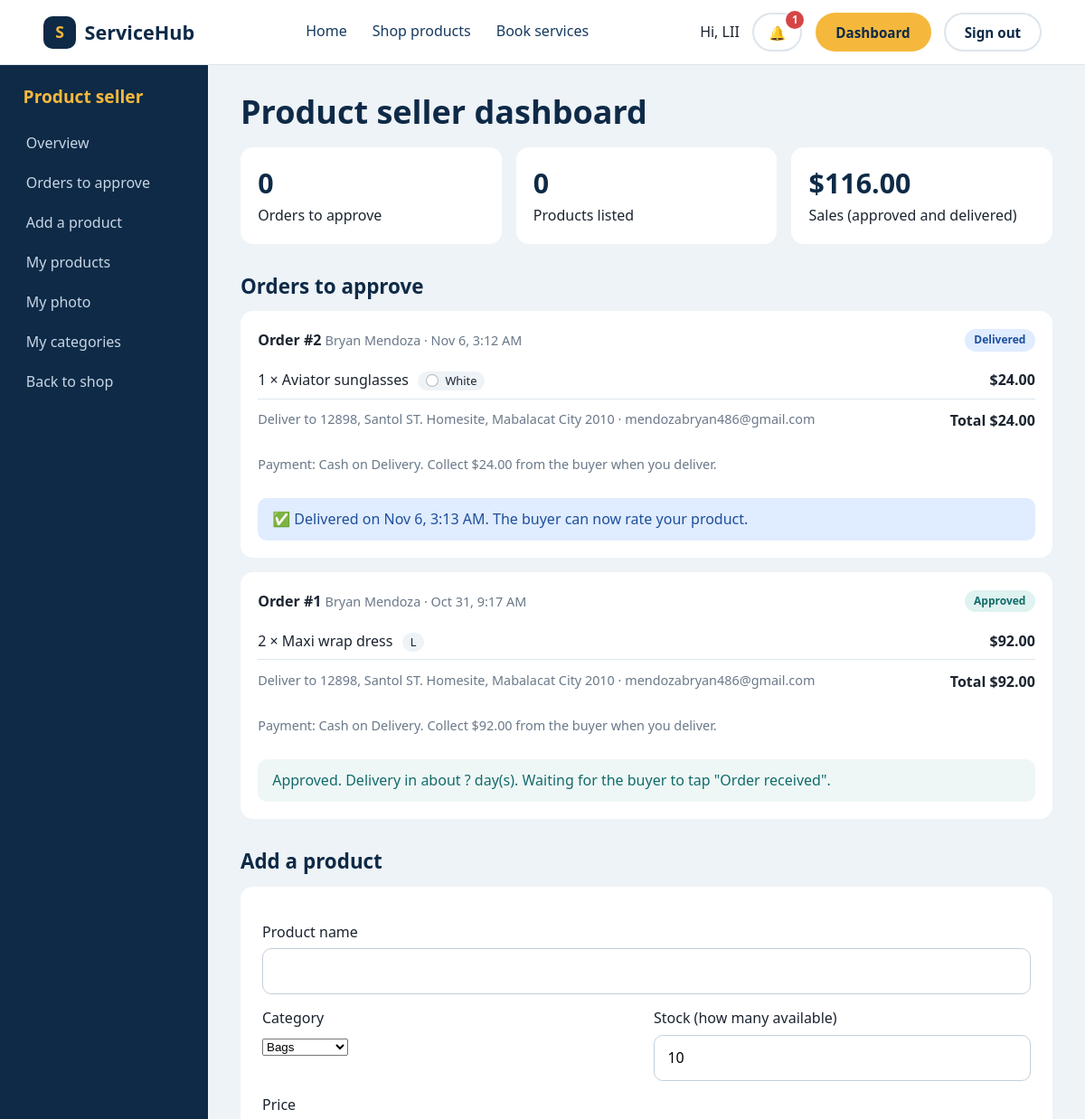
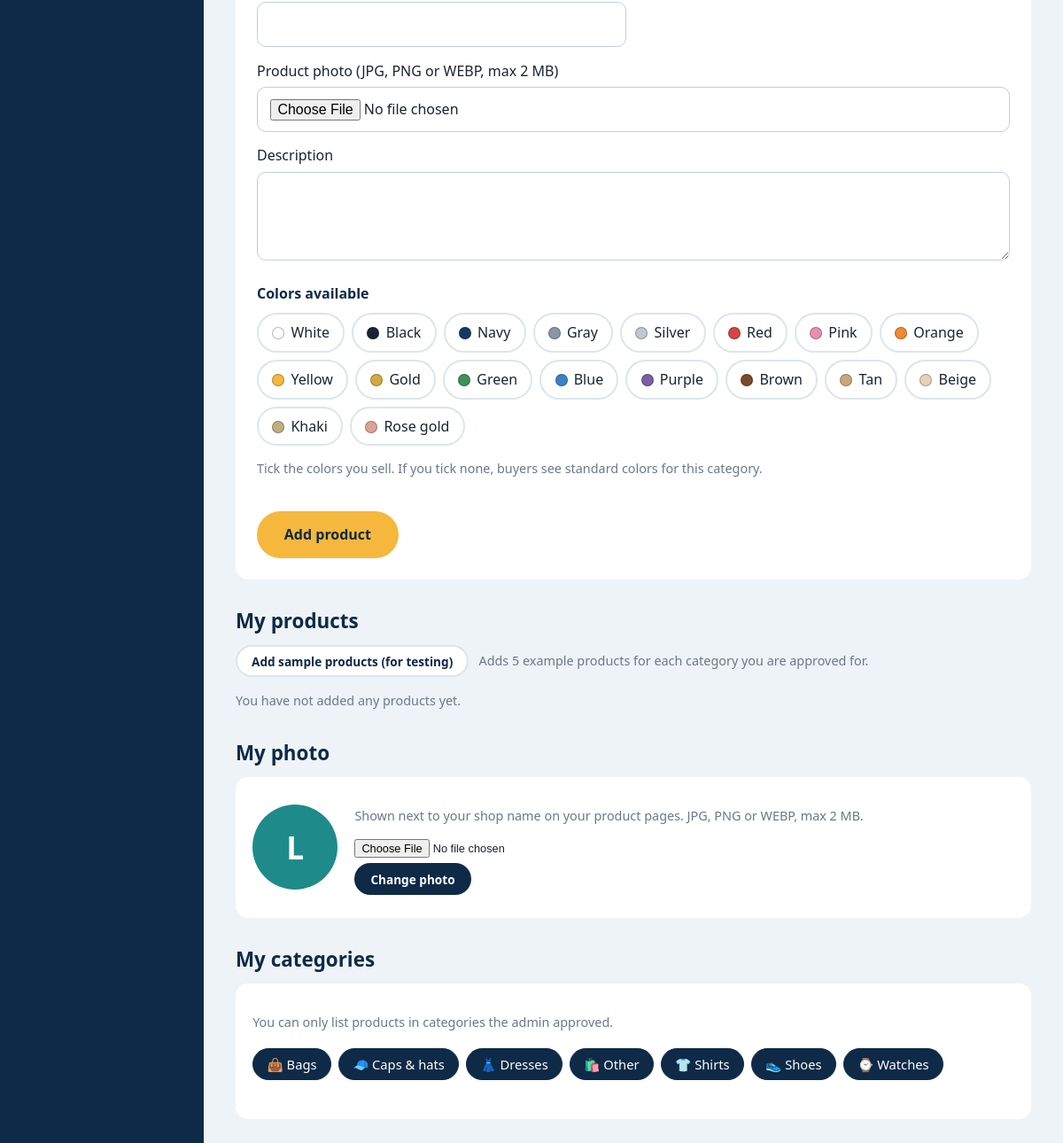
The app's page /staff.php (signed in) with its own data (2 pictures, top to bottom).
### tables this page shows
CREATE TABLE IF NOT EXISTS orders (
  id             INT UNSIGNED AUTO_INCREMENT PRIMARY KEY,
  buyer_id       INT UNSIGNED NOT NULL,
  seller_id      INT UNSIGNED NOT NULL,
  status         ENUM('pending','approved','delivered','rejected') NOT NULL DEFAULT 'pending',
  payment_method VARCHAR(20) NOT NULL DEFAULT 'COD',      
  ship_name      VARCHAR(160) NOT NULL,
  ship_address   VARCHAR(300) NOT NULL,
  ship_contact   VARCHAR(140) NOT NULL,
  created_at     DATETIME NOT NULL,
  reviewed_at    DATETIME NULL,
  delivery_days  TINYINT UNSIGNED NULL,                   
  approved_at    DATETIME NULL,
  delivered_at   DATETIME NULL,                           
  FOREIGN KEY (buyer_id)  REFERENCES users(id) ON DELETE CASCADE,
  FOREIGN KEY (seller_id) REFERENCES users(id) ON DELETE CASCADE
);

CREATE TABLE IF NOT EXISTS order_items (
  id         INT UNSIGNED AUTO_INCREMENT PRIMARY KEY,
  order_id   INT UNSIGNED NOT NULL,
  product_id INT UNSIGNED NULL,
  name       VARCHAR(120) NOT NULL,
  price      DECIMAL(10,2) NOT NULL,
  quantity   INT UNSIGNED NOT NULL,
  comment    VARCHAR(300) NULL,
  size       VARCHAR(60) NOT NULL DEFAULT '',
  color      VARCHAR(40) NOT NULL DEFAULT '',
  FOREIGN KEY (order_id)   REFERENCES orders(id)   ON DELETE CASCADE,
  FOREIGN KEY (product_id) REFERENCES products(id) ON DELETE SET NULL
);

### staff.php (the view, shortened to what this page needs)
<?php
require_once __DIR__ . '/includes/bootstrap.php';
$type = $_SESSION['staff_type'] ?? 'service';
$uid  = $_SESSION['user_id'];
$opts = category_options($type);
$myPhoto = db()->prepare('SELECT photo FROM users WHERE id = ?'); $myPhoto->execute([$uid]); $myPhoto = (string)$myPhoto->fetchColumn();
$rowsCat = provider_category_rows($uid);
$myCats  = array_keys(array_filter($rowsCat, fn($x) => $x === 'approved'));
if ($type === 'product') {
    $orders = db()->prepare('SELECT o.*, u.email, u.phone FROM orders o JOIN users u ON u.id = o.buyer_id WHERE o.seller_id = ?
                             ORDER BY (o.status = "pending") DESC, o.id DESC LIMIT 40');
    $orders->execute([$uid]);
    $orders = $orders->fetchAll();
    $lines = [];
    if ($orders) {
        $ids = implode(',', array_map('intval', array_column($orders, 'id')));
        foreach (db()->query("SELECT * FROM order_items WHERE order_id IN ($ids) ORDER BY id") as $it) { $lines[$it['order_id']][] = $it; }
    }
    $mine = db()->prepare('SELECT * FROM products WHERE seller_id = ? ORDER BY id DESC');
    $mine->execute([$uid]);
    $mine = $mine->fetchAll();
    $pendingCount = count(array_filter($orders, fn($o) => $o['status'] === 'pending'));
    $sales = db()->prepare('SELECT COALESCE(SUM(i.price * i.quantity), 0) FROM order_items i JOIN orders o ON o.id = i.order_id WHERE o.seller_id = ? AND o.status IN ("approved", "delivered")');
    $sales->execute([$uid]);
    $sales = (float)$sales->fetchColumn();
}
$panelTitle = $type === 'product' ? 'Product seller' : 'Service provider';
$menu = $type === 'product'
    ? ['Overview' => '#overview', 'Orders to approve' => '#orders', 'Add a product' => '#add', 'My products' => '#products', 'My photo' => '#photo', 'My categories' => '#categories']
    : ['Overview' => '#overview', 'My jobs' => '#jobs', 'My photo' => '#photo', 'My categories' => '#categories'];
$statusLabel = ['pending' => 'Pending', 'approved' => 'Approved', 'delivered' => 'Delivered', 'rejected' => 'Rejected'];
$statusClass = ['pending' => 'badge-pending', 'approved' => 'badge-confirmed', 'delivered' => 'badge-delivered', 'rejected' => 'badge-rejected'];
?>
<!DOCTYPE html>
<html lang="en">
<head>
  <link rel="stylesheet" href="css/style.css">
</head>
<body>
  <?php include __DIR__ . '/includes/topbar.php'; ?>
  <div class="dash">
    <?php include __DIR__ . '/includes/sidebar.php'; ?>
    <main class="dash-main">
      <h1 id="overview"><?= $type === 'product' ? 'Product seller dashboard' : 'Service provider dashboard' ?></h1>
      <?php if ($type === 'product'): ?>
        <div class="cards">
          <div class="card"><span class="stat-value"><?= $pendingCount ?></span><span>Orders to approve</span></div>
          <div class="card"><span class="stat-value"><?= count($mine) ?></span><span>Products listed</span></div>
          <div class="card"><span class="stat-value"><?= money($sales) ?></span><span>Sales (approved and delivered)</span></div>
        </div>
        <h2 id="orders">Orders to approve</h2>
        <?php foreach ($orders as $o): $sum = 0; ?>
          <div class="card order-card">
            <div class="order-head">
              <div><strong>Order #<?= (int)$o['id'] ?></strong> <span class="muted"><?= htmlspecialchars($o['ship_name']) ?> &middot; <?= htmlspecialchars(date('M j, g:i A', strtotime($o['created_at']))) ?></span></div>
              <span class="badge <?= $statusClass[$o['status']] ?>"><?= $statusLabel[$o['status']] ?></span>
            </div>
            <ul class="order-lines">
              <?php foreach ($lines[$o['id']] ?? [] as $it): $sum += $it['price'] * $it['quantity']; ?>
                <li><span><?= (int)$it['quantity'] ?> &times; <?= htmlspecialchars($it['name']) ?><?php if ($it['size']): ?> <span class="size-tag"><?= htmlspecialchars($it['size']) ?></span><?php endif; ?><?php if ($it['color']): ?> <span class="size-tag"><i class="dot" style="background:<?= color_hex($it['color']) ?>"></i><?= htmlspecialchars($it['color']) ?></span><?php endif; ?>
                  <?php if ($it['comment']): ?><br><span class="muted">Buyer's comment: <?= htmlspecialchars($it['comment']) ?></span><?php endif; ?></span>
                  <strong><?= money($it['price'] * $it['quantity']) ?></strong></li>
              <?php endforeach; ?>
            </ul>
            <p class="order-foot"><span class="muted">Deliver to <?= htmlspecialchars($o['ship_address']) ?> &middot; <?= htmlspecialchars($o['ship_contact']) ?></span> <strong>Total <?= money($sum) ?></strong></p>
            <p class="muted">Payment: Cash on Delivery. Collect <?= money($sum) ?> from the buyer when you deliver.</p>
            <?php if ($o['status'] === 'pending'): ?>
              <form method="post" class="row-actions">
                <input type="hidden" name="csrf" value="<?= csrf() ?>">
                <input type="hidden" name="action" value="order_review">
                <input type="hidden" name="order_id" value="<?= (int)$o['id'] ?>">
                <label class="days-field">Delivery in <input type="number" name="delivery_days" min="1" max="30" value="3" aria-label="Delivery days"> day(s)</label>
                <button class="btn btn-small" name="decision" value="approve" type="submit">Approve</button>
                <button class="btn btn-small btn-reject" name="decision" value="reject" type="submit">Reject</button>
              </form>
            <?php elseif ($o['status'] === 'approved'): ?>
              <p class="eta-box">Approved. Delivery in about <?= (int)$o['delivery_days'] ?: '?' ?> day(s). Waiting for the buyer to tap "Order received".</p>
            <?php elseif ($o['status'] === 'delivered'): ?>
              <p class="eta-box done">&#9989; Delivered<?= $o['delivered_at'] ? ' on ' . htmlspecialchars(date('M j, g:i A', strtotime($o['delivered_at']))) : '' ?>. The buyer can now rate your product.</p>
            <?php endif; ?>
          </div>
        <?php endforeach; ?>
        <h2 id="add">Add a product</h2>
        <form class="card dash-form" method="post" enctype="multipart/form-data" novalidate>
          <div class="form-grid">
            <div class="full"><label for="pname">Product name</label><input id="pname" name="name" maxlength="120" required></div>
            <div><label for="pcat">Category</label>
              <select id="pcat" name="category"><?php foreach ($myCats as $c): ?><option><?= htmlspecialchars($c) ?></option><?php endforeach; ?></select></div>
            <div><label for="pstock">Stock (how many available)</label><input id="pstock" name="stock" type="number" min="0" value="10" required></div>
            <div><label for="pprice">Price</label><input id="pprice" name="price" type="number" min="0.01" step="0.01" required></div>
            <div class="full"><label for="pphoto">Product photo (JPG, PNG or WEBP, max 2 MB)</label>
              <input id="pphoto" name="photo" type="file" accept="image/jpeg,image/png,image/webp"></div>
            <div class="full"><label for="pdesc">Description</label><textarea id="pdesc" name="description" rows="3" maxlength="2000"></textarea></div>
            <div class="full"><span class="group-label">Colors available</span>
              <div class="opt-chips">
                <?php foreach (color_map() as $cn => $hex): ?>
                  <label class="opt-chip"><input type="checkbox" name="colors[]" value="<?= htmlspecialchars($cn) ?>"><span><i class="dot" style="background:<?= $hex ?>"></i><?= htmlspecialchars($cn) ?></span></label>
                <?php endforeach; ?>
              </div>
              <p class="muted">Tick the colors you sell. If you tick none, buyers see standard colors for this category.</p>
            </div>
          </div>
          <button class="btn btn-primary btn-lg" type="submit">Add product</button>
        </form>
        <h2 id="products">My products</h2>
        <form method="post" class="sample-form">
          <button class="btn btn-small btn-light" type="submit">Add sample products (for testing)</button>
          <span class="muted">Adds 5 example products for each category you are approved for.</span>
        </form>
        <?php if (!$mine): ?><p class="muted">You have not added any products yet.</p><?php endif; ?>
      <?php endif; ?>
      <h2 id="photo">My photo</h2>
      <div class="card photo-card">
        <div class="avatar-lg"><?= avatar_art($myPhoto, $_SESSION['user']) ?></div>
        <div>
          <p class="muted"><?= $type === 'product' ? 'Shown next to your shop name on your product pages.' : 'Your service provider photo.' ?> JPG, PNG or WEBP, max 2 MB.</p>
          <form method="post" enctype="multipart/form-data" class="photo-form">
            <input type="file" name="photo" accept="image/jpeg,image/png,image/webp" aria-label="New photo" required>
            <button class="btn btn-small" type="submit">Change photo</button>
          </form>
        </div>
      </div>
      <h2 id="categories">My categories</h2>
      <div class="card">
        <p class="muted"><?= $type === 'product' ? 'You can only list products in categories the admin approved.' : 'These are the services you are approved to offer.' ?></p>
        <div class="chips">
          <?php foreach ($rowsCat as $c => $st): if (!isset($opts[$c])) { continue; } ?>
            <span class="chip <?= $st === 'approved' ? 'on' : '' ?>"><?= $opts[$c] ?> <?= htmlspecialchars($c) ?><?= $st === 'pending' ? ' (waiting for approval)' : ($st === 'rejected' ? ' (rejected)' : '') ?></span>
          <?php endforeach; ?>
        </div>
      </div>
    </main>
  </div>
</body>
</html>

### includes/topbar.php (shortened to what this page needs)
<header class="site-header">
  <a class="brand" href="index.php"><span class="brand-mark" aria-hidden="true">S</span><?= SITE_NAME ?></a>
  <nav class="main-nav" aria-label="Main">
    <a href="index.php">Home</a>
    <a href="shop.php">Shop products</a>
    <a href="index.php#categories">Book services</a>
  </nav>
  <div class="header-actions">
    <?php if (is_signed_in()): ?>
      <span class="greeting">Hi, <?= htmlspecialchars($_SESSION['user']) ?></span>
      <a class="btn btn-ghost bell" href="notifications.php" aria-label="Notifications">&#128276;<?php if (($nc = notif_count()) > 0): ?><span class="bell-count"><?= $nc > 9 ? '9+' : $nc ?></span><?php endif; ?></a>
      <a class="btn btn-primary" href="dashboard.php">Dashboard</a>
      <a class="btn btn-ghost" href="signin.php?action=signout">Sign out</a>
    <?php else: ?>
      <a class="btn btn-ghost" href="register.php">Register</a>
      <a class="btn btn-primary" href="signin.php">Sign in</a>
    <?php endif; ?>
  </div>
</header>

### includes/sidebar.php (shortened to what this page needs)
<aside class="sidebar">
  <h2><?= htmlspecialchars($panelTitle) ?></h2>
  <nav aria-label="Dashboard">
    <?php foreach ($menu as $menuLabel => $menuHref): ?>
      <a href="<?= $menuHref ?>"><?= htmlspecialchars($menuLabel) ?></a>
    <?php endforeach; ?>
    <a href="index.php">Back to shop</a>
  </nav>
</aside>

### includes/bootstrap.php (shortened to what this page needs)
<?php
function is_signed_in(): bool {
    return !empty($_SESSION['user_id']);
}
function money(float $amount): string {
    return CURRENCY . number_format($amount, 2);
}
function db(): PDO {
    static $pdo = null;
    if (!$pdo) {
        $pdo = new PDO('mysql:host=' . DB_HOST . ';dbname=' . DB_NAME . ';charset=utf8mb4', DB_USER, DB_PASS, [
            PDO::ATTR_ERRMODE            => PDO::ERRMODE_EXCEPTION,
            PDO::ATTR_DEFAULT_FETCH_MODE => PDO::FETCH_ASSOC,
        ]);
    }
    return $pdo;
}
function category_options(string $type): array {
    return $type === 'service'
        ? ['Home repair' => '🔧', 'Cleaning' => '🧹', 'Design & tech' => '💻', 'Beauty & care' => '💇', 'Tutoring' => '📚', 'Events' => '🎉']
        : ['Shoes' => '👟', 'Shirts' => '👕', 'Dresses' => '👗', 'Bags' => '👜', 'Caps & hats' => '🧢', 'Watches' => '⌚', 'Other' => '🛍️'];
}
function provider_category_rows(int $uid): array {
    $st = db()->prepare('SELECT category, status FROM provider_categories WHERE user_id = ?');
    $st->execute([$uid]);
    return $st->fetchAll(PDO::FETCH_KEY_PAIR);
}
function color_map(): array {
    return ['White' => '#ffffff', 'Black' => '#1b2430', 'Navy' => '#163a5f', 'Gray' => '#8a96a3', 'Silver' => '#c0c7cf',
            'Red' => '#d64545', 'Pink' => '#e88fb0', 'Orange' => '#ee8a33', 'Yellow' => '#f5b83d', 'Gold' => '#d4a940',
            'Green' => '#3f8f5b', 'Blue' => '#3b82c4', 'Purple' => '#7b5ea7', 'Brown' => '#7a4b2a', 'Tan' => '#c9a77c',
            'Beige' => '#e3d3b8', 'Khaki' => '#bfae7f', 'Rose gold' => '#d8a496'];
}
function color_hex(string $name): string { return color_map()[$name] ?? '#c3cfda'; }
function notif_count(): int {
    try {
        $st = db()->prepare('SELECT COUNT(*) FROM notifications WHERE user_id = ? AND is_read = 0');
        $st->execute([$_SESSION['user_id']]);
        return (int)$st->fetchColumn();
    } catch (Throwable $e) { return 0; }
}
function avatar_art(?string $path, string $name = ''): string {
    return '<span>' . htmlspecialchars(strtoupper(mb_substr(trim($name) !== '' ? $name : 'S', 0, 1))) . '</span>';
}

### records on screen
orders: id "2", ship_name "Bryan Mendoza", created_at "Nov 6, 3:12 AM", status "Delivered", ship_address "12898, Santol ST. Homesite, Mabalacat City 2010", ship_contact "mendozabryan486@gmail.com", sum "$24.00", delivered_at "Nov 6, 3:13 AM"
order_items: quantity "1", name "Aviator sunglasses", color "White", money($it['price'] * $it['quantity']) "$24.00"
orders: id "1", ship_name "Bryan Mendoza", created_at "Oct 31, 9:17 AM", status "Approved", ship_address "12898, Santol ST. Homesite, Mabalacat City 2010", ship_contact "mendozabryan486@gmail.com", sum "$92.00", delivery_days "?"
order_items: quantity "2", name "Maxi wrap dress", size "L", money($it['price'] * $it['quantity']) "$92.00"

### other values on screen
SITE_NAME "ServiceHub"
$_SESSION['user'] "LII"
$nc "1"
$panelTitle "Product seller"
$menuLabel "Overview"
$menuLabel "Orders to approve"
$menuLabel "Add a product"
$menuLabel "My products"
$menuLabel "My photo"
$menuLabel "My categories"
$pendingCount "0"
count($mine) "0"
money($sales) "$116.00"
$cn "White"
$cn "Black"
